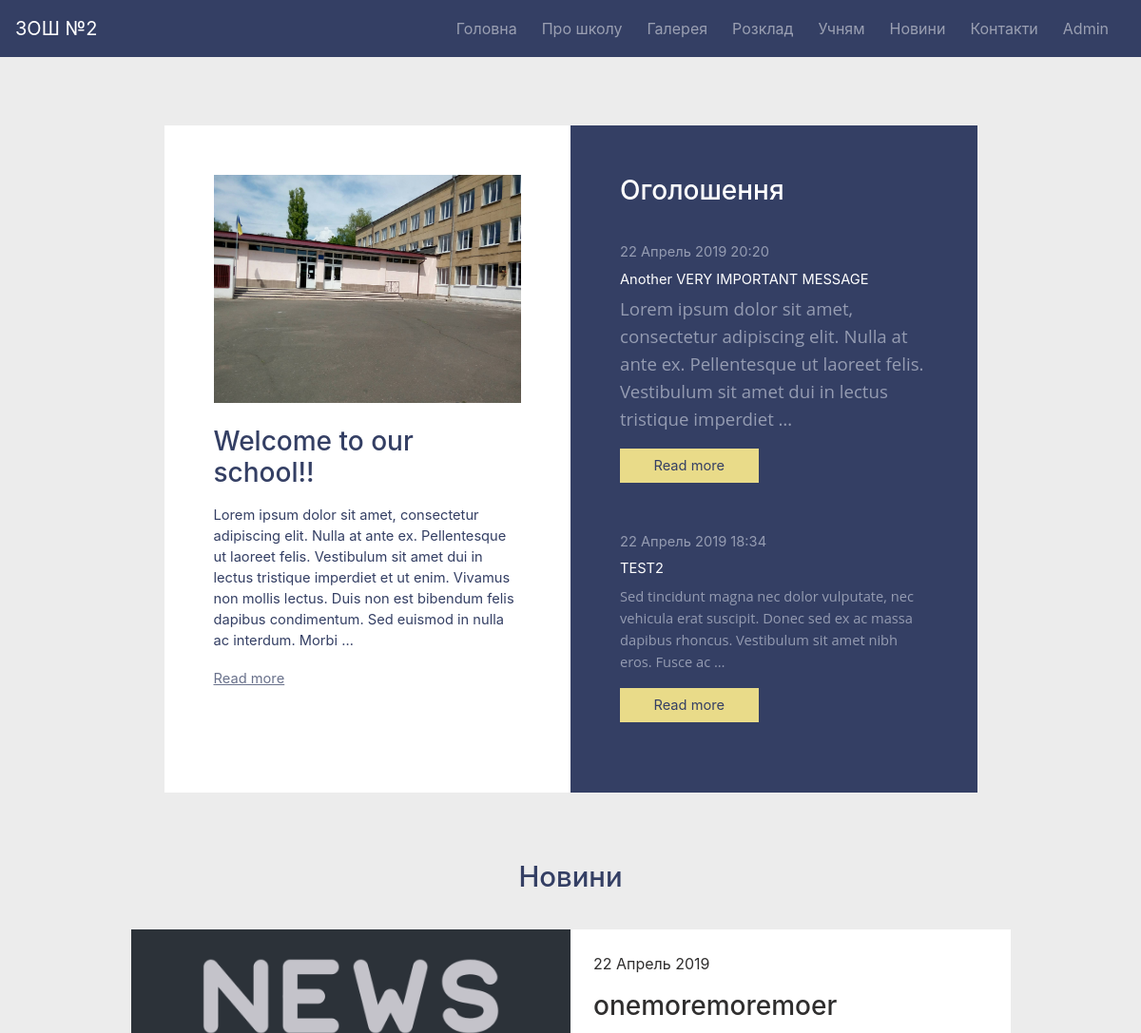
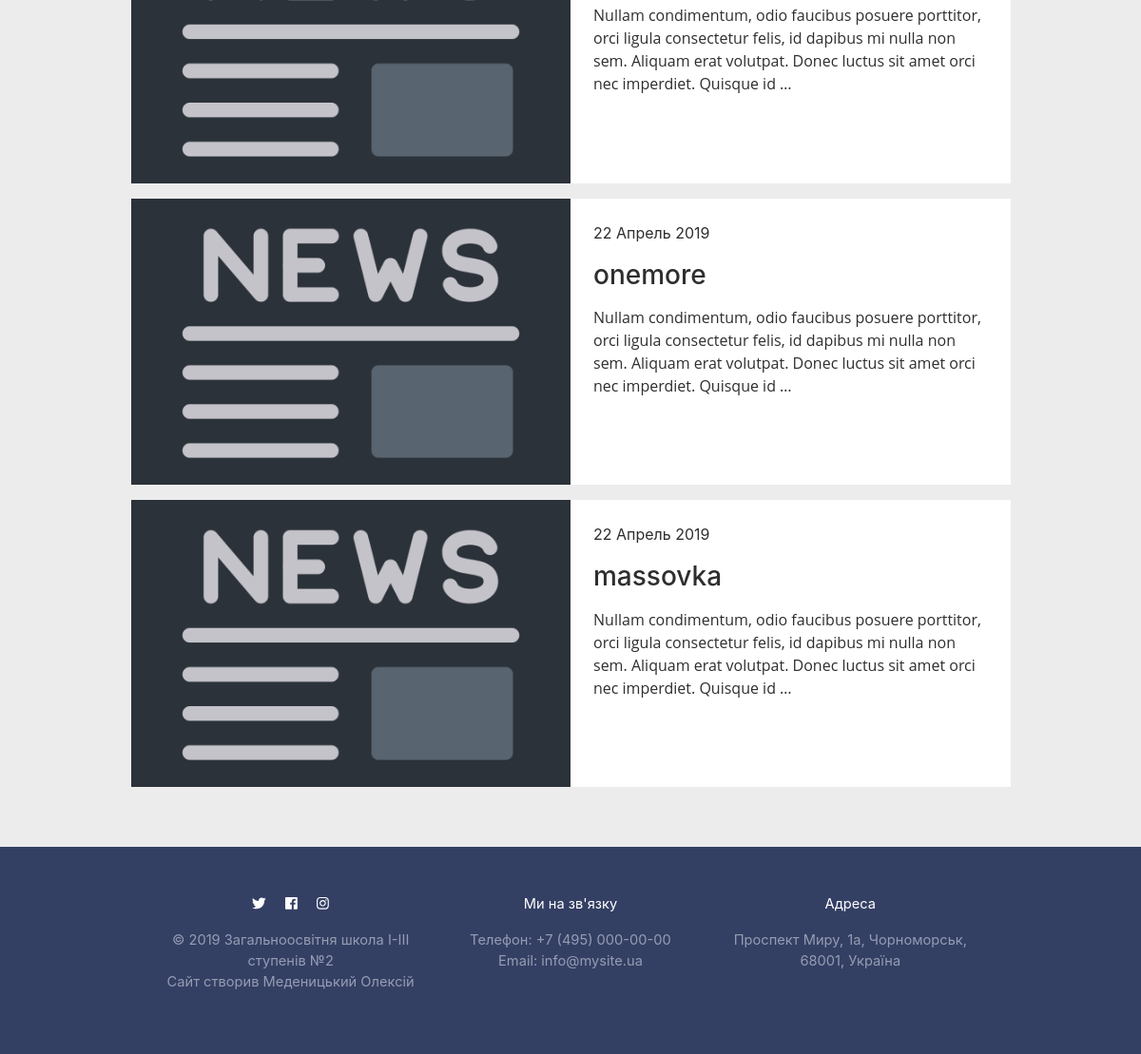
The app's page /, older data (2 pictures, top to bottom).
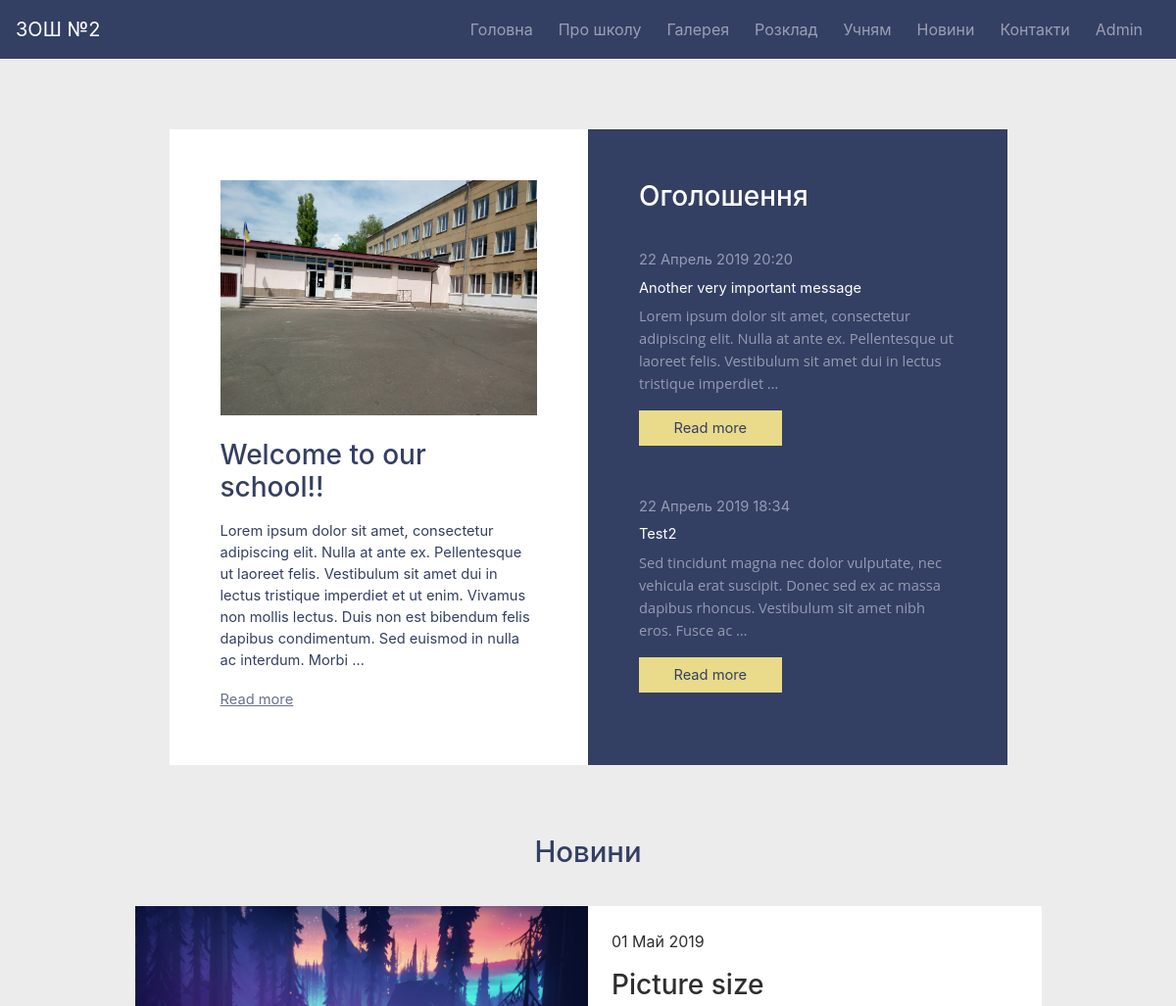
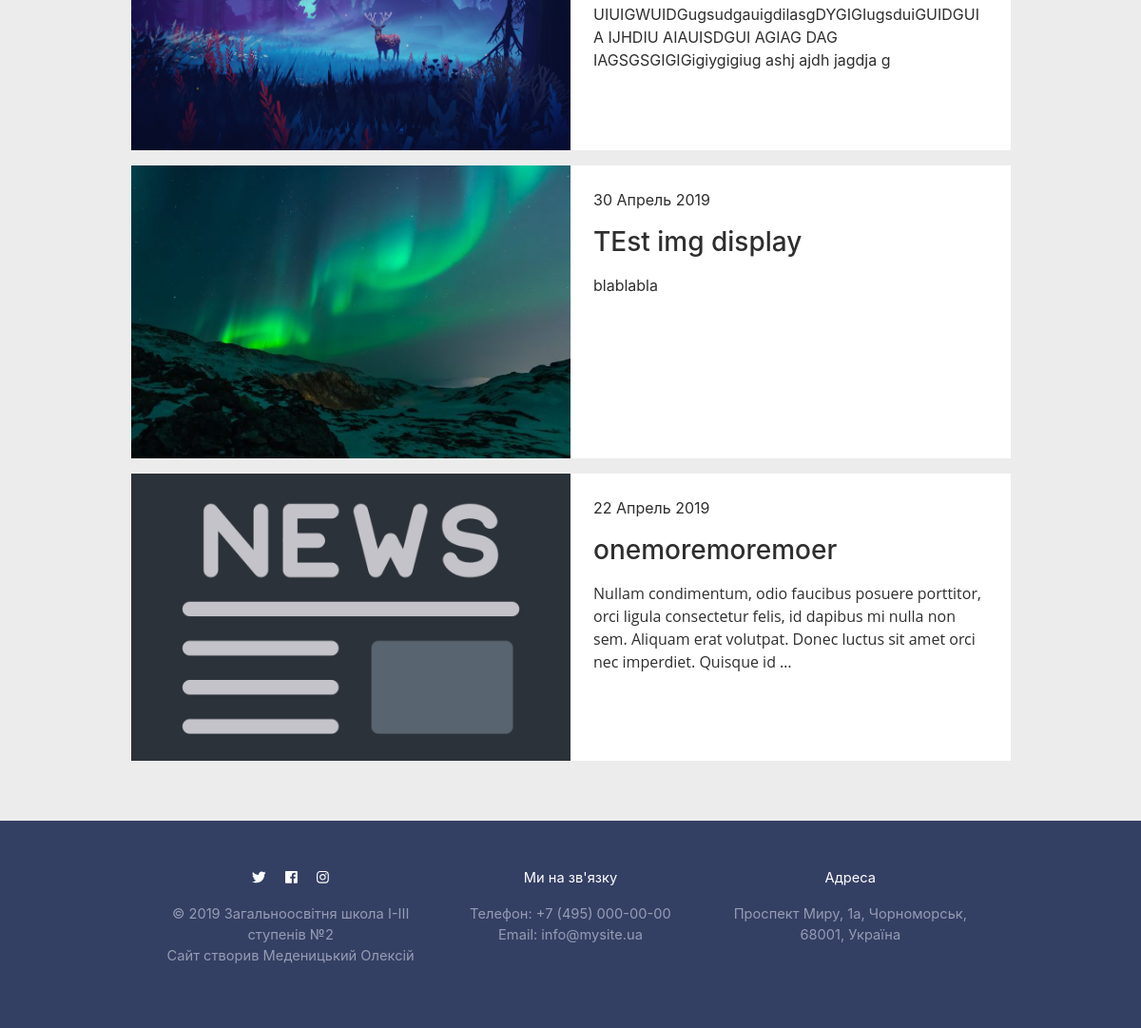
The same page, newer data (2 pictures, top to bottom).
### core/models.py (models this page shows, shortened)
class About(models.Model):
	welcome = 'welcome'
	history = 'history'
	TYPES = (
		(welcome, "welcome"),
		(history, "history"),
		)
	post_type = models.CharField(max_length=25, choices=TYPES, default=welcome)
	title = models.CharField(max_length=150)
	image = models.ImageField(default='about_pics/default.png', upload_to='about_pics')
	content = models.TextField()

class Event(models.Model):
	title = models.CharField(max_length=150)
	image = models.ImageField(default='event_pics/default.png', upload_to='event_pics')
	content = models.TextField()
	date_posted = models.DateTimeField(default=timezone.now)

class News(models.Model):
	title = models.CharField(max_length=150)
	image = models.ImageField(default='news_pics/default.png', upload_to='news_pics')
	content = models.TextField()
	date_posted = models.DateTimeField(default=timezone.now)

### core/views.py (the view)
# urls.py: path('', views.home, name='core-home'),
def home(request):
	news_list = News.objects.all().order_by('-date_posted')
	paginator = Paginator(news_list, 3)
	page = request.GET.get('page')
	pNews = paginator.get_page(page)
	event_list = Event.objects.all().order_by('-date_posted')
	paginator = Paginator(event_list, 2)
	pEvent = paginator.get_page(page)
	context = {
		'events': pEvent,
		'about': About.objects.all(),
		'news': pNews,
		'title': 'Home'
	}
	return render(request, 'core/home.html', context)

### core/templates/core/home.html
{% extends 'core/base.html' %}
{% block content %}
	<br><br><br>
	<div class="container-fluid ">
	<div class="row justify-content-center no-gutters">
		<div class="col-md-9">
			<div class=" mb-3 bg-white">
				<div class="row no-gutters ">
					<div class="col-md-6">
						<div class="p-5">
						<div class="p-1 welcome-panel">
						{% for welcome in about %}
							{% if welcome.post_type == "welcome" %}
								<img src="{{ welcome.image.url }}" width=100% ><br><br>
								<h3>{{ welcome.title }}</h3>
								<span class="welcome-preview"><p>{{ welcome.content|safe|truncatewords_html:"45" }}</p></span>
								<div class="grey-link">
									<a href="{% url 'core-about' %}" class="welcome-preview"><u>Read more</u></a>
								</div>
							{% endif %}
						{% endfor %}
						</div>
						</div>
					</div>
					<div class="col-md-6 event-panel">
						<div class="p-5">
						<div class="p-1">
							<div class="row no-gutters">
								<div class="col-md-12">
									<b><h3>Оголошення</h3></b>
								</div>
								{% for post in events %}
									<div class="col-md-12 event-preview">
										<span class="event-text"><p>{{ post.date_posted|date:"d F Y  G:i" }}</p></span>
										{{ post.title }}
										<span class="event-text"><p>{{ post.content|safe|truncatewords_html:"24" }}</p></span><p></p>
										<a href="{% url 'event-detail' post.id %}" >
											<button class="btn rounded-0 event-more-btn" >Read more</button>
										</a>
										<br>
										<br>
									</div>
								{% endfor %}
							</div>
						</div>
						</div>
					</div>
				</div>
			</div>
		</div>
	</div>
	</div>
	<div class="container-fluid ">
	<div class="row  justify-content-center">
		<div class="col-md-12">
			<h2 align="center" class="section-title">Новини</h2><br>
		</div>
		<div class="col-md-10">
			{% for post in news %}
				<div class=" p-0 mb-3 bg-white news-preview">
					<a href="{% url 'news-detail' post.id %}">
					<div class="row no-gutters">
						<div class="col-md-6">
							<img src="{{ post.image.url }}" width=100%><br>
						</div>
						<div class="col-md-6">
							<div class="p-4">
								<p>{{ post.date_posted|date:"d F Y" }}</p>
								<h3>{{ post.title }}</h3>
								<p>{{ post.content|safe|truncatewords:"35" }}</p>
							</div>
						</div>
					</div>
					</a>
				</div>
			{% endfor %}
		</div>
	</div>
	</div>
{% endblock content %}

Row changes from the older to the newer data that the page shows:
no longer on this page (row unchanged): News: image (placeholder picture), date_posted "22 Апрель 2019", title "onemore", content "Nullam condimentum, odio faucibus posuere porttitor, orci ligula consectetur felis, id dapibus mi nulla non sem. Aliquam erat volutpat. Donec luctus sit amet orci nec imperdiet. Quisque id …"
no longer on this page (row unchanged): News: image (placeholder picture), date_posted "22 Апрель 2019", title "massovka", content "Nullam condimentum, odio faucibus posuere porttitor, orci ligula consectetur felis, id dapibus mi nulla non sem. Aliquam erat volutpat. Donec luctus sit amet orci nec imperdiet. Quisque id …"
changed Event: title "Another VERY IMPORTANT MESSAGE" → "Another very important message"
changed Event: title "TEST2" → "Test2"
added News: image (picture), date_posted "01 Май 2019", title "Picture size", content "UIUIGWUIDGugsudgauigdilasgDYGIGIugsduiGUIDGUI A IJHDIU AIAUISDGUI AGIAG DAG IAGSGSGIGIGigiygigiug ashj ajdh jagdja g"
added News: image (picture), date_posted "30 Апрель 2019", title "TEst img display", content "blablabla"
